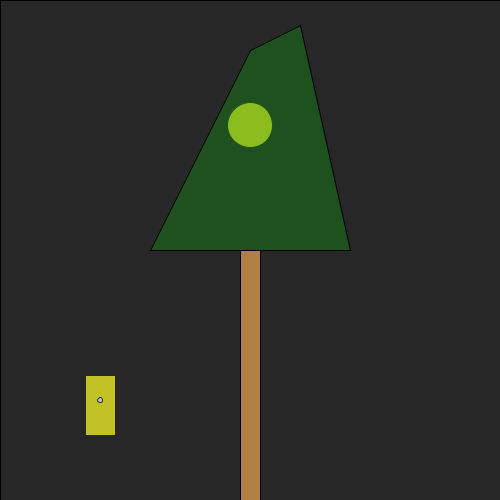
Frame 1 (no input)
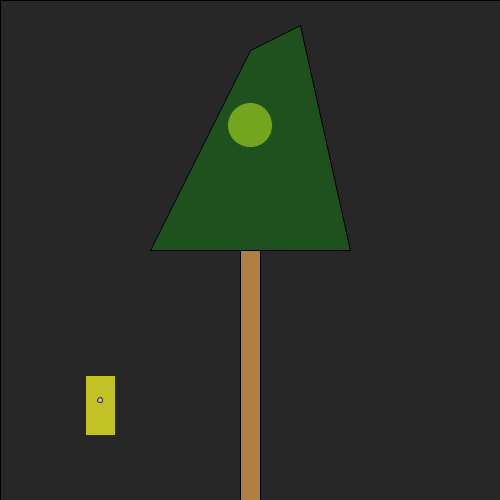
Frame 60 (the mouse pressed at the canvas centre just before this capture)
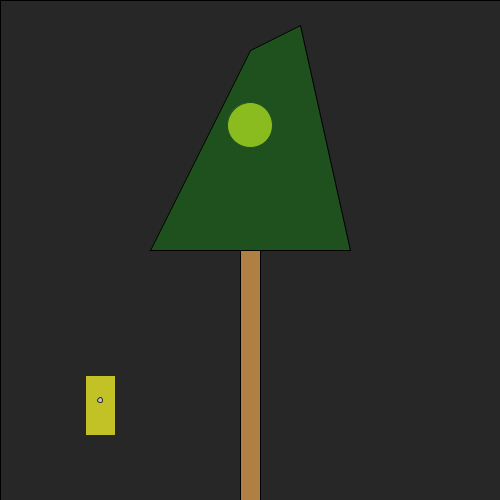
Frame 120 (the mouse held since frame 60 and released just before this capture)

The Processing sketch that drew these frames (run headless with seeded random() and noise(); from frame 60 on, the mouse is pressed at the canvas centre):

// Processing sketch: processing_108841
// ── processing_108841.pde

/*
  Norm Krumpe
  September 22, 2012
  Models a light that is triggered by motion (in this case, motion
  of the mouse).  The light also has a timer.  So, motion turns on the
  light, but a certain amount of time passing with no motion will
  cause the light to turn off again.
*/

// How close you need to get to the
// light sensor in order to turn on
// the light.  Higher values make it
// easier to trigger the light.  Distance
// is measured in pixels.
final int TRIGGER_DISTANCE = 50;

// The location of the sensor:
final int SWITCH_CENTER_X = 100;
final int SWITCH_CENTER_Y = 400;

// seconds until light shuts off automatically when there is no motion
final float SECONDS_UNTIL_AUTO_SHUTOFF = 10; 

// Light will initially be on because of this next value.
// Want the light off initially?  
// Set this to something less than SECONDS_UNTIL_AUTO_SHUTOFF
float timeOfLastTrigger = 0; 
boolean revealTriggerRegion = false;

// Just choose a window size
void setup() {
  size(500, 500);
}

// Each time the mouse moves, check to see
// if it triggered the motion sensor
void mouseMoved() {
  if (motionSensorWasTriggered()) {
    timeOfLastTrigger = millis()/1000.0;
  }
}

// When a key is pressed, toggle the "cheat" that
// reveals the motion sensor's trigger region.
void keyPressed() {
  revealTriggerRegion = !revealTriggerRegion;
}

// Draw the various parts of the scene
void draw() {
  background(0);

  drawLightSwitch();
  drawLamp();  
  drawTriggerRegion();
}

// Draws all components of the lamp
void drawLamp() {
  drawLight();
  fill(0, 255, 0, 50);
  quad(250, 50, 300, 25, 350, 250, 150, 250);
  fill(175, 127, 67);
  rect(240, 250, 20, 250);
}

// How the light gets drawn depends on whether
// the lightbulb is lit.
void drawLight() {

  if (secondsSinceLastTrigger() < SECONDS_UNTIL_AUTO_SHUTOFF) {
    // If the light is on:
    int strength = (int)random(156, 256);
    fill(strength, strength, 0);
    ellipse(250, 125, 45, 45);
    fill(100, 100);
    rect(0, 0, width, height);
  }

  else {
    // Light is off:
    fill(10, 10, 0);
    ellipse(250, 125, 45, 45);
  }
}

// Draw the light switch/sensor
void drawLightSwitch() {
  fill(255, 255, 0);
  rect(SWITCH_CENTER_X - 15, SWITCH_CENTER_Y - 25, 30, 60);
  fill(255);
  ellipse(SWITCH_CENTER_X, SWITCH_CENTER_Y, 5, 5);
}

// Return true if the mouse triggered the sensor
boolean motionSensorWasTriggered() {
  return distanceFromLightSwitch() < TRIGGER_DISTANCE;
}

// Compute the distance between the mouse and the sensor
float distanceFromLightSwitch() {  
  return dist(mouseX, mouseY, SWITCH_CENTER_X, SWITCH_CENTER_Y);
}

// Determine how long it has been since the motion sensor
// was last turned on.
float secondsSinceLastTrigger() {
  return millis()/1000.0 - timeOfLastTrigger;
}

// Show a "cheat" region so that you know where the mouse
// needs to go in order to trigger the light sensor
void drawTriggerRegion() {
  if (revealTriggerRegion) {
    fill(255, 25);
    ellipse(SWITCH_CENTER_X, SWITCH_CENTER_Y, 
    TRIGGER_DISTANCE * 2, TRIGGER_DISTANCE * 2);
  }
}
